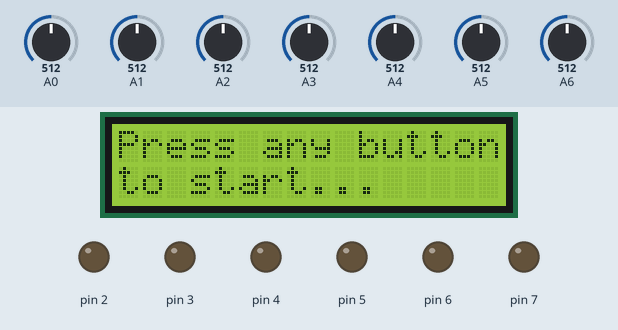
Simulated run of this sketch. Board: Arduino Uno, built with avr-gcc and run on an emulated ATmega328P. On the bench: 16×2 character LCD, output pins drawn as LEDs (lit = HIGH). Dashed ring = blinking. The test bench sets the inputs (shaded band); at power-on: A0 = 512, A1 = 512, A3 = 512, A2 = 512, A4 = 512, A5 = 512, A6 = 512. Random numbers use the default seed unless the sketch sets one.

Above: at 1.8 s.
1.9 s: A0 set to 520
At 2.53 s:
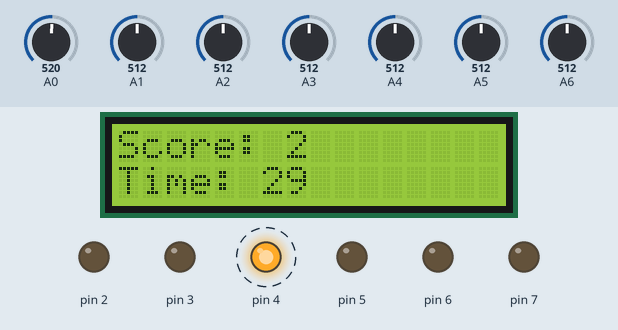
3.9 s: A1 set to 246
At 6.23 s:
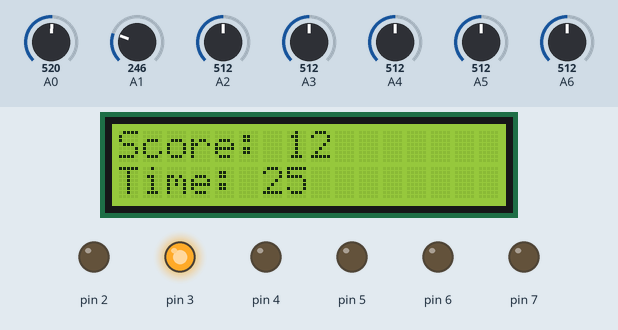
6.4 s: A1 set to 269
At 6.52 s:
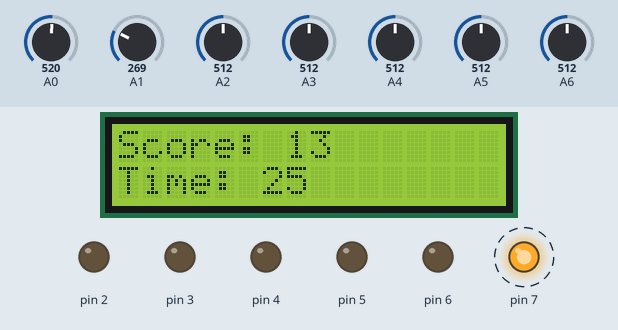
7.9 s: A3 set to 273
10.2 s: A3 set to 239
At 11.8 s:
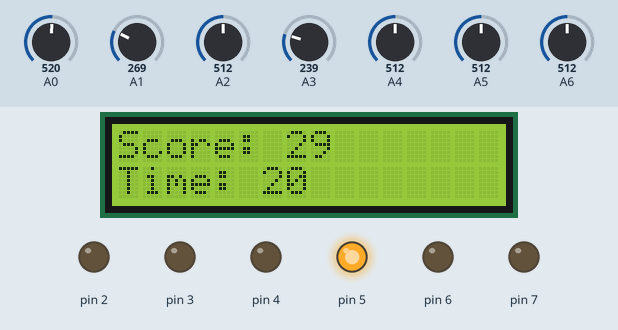
13.2 s: A3 set to 266
At 32.8 s:
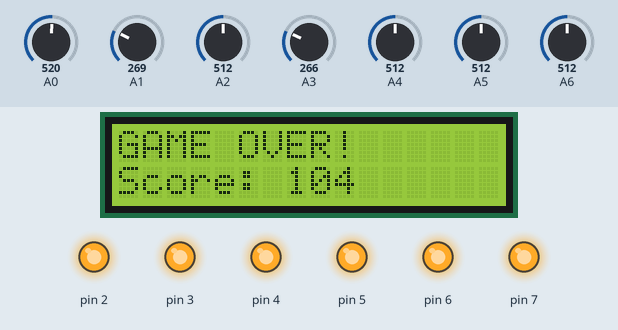
Timing chart, 0 to 34.5 s (numbered marks = the images above; inputs shaded):
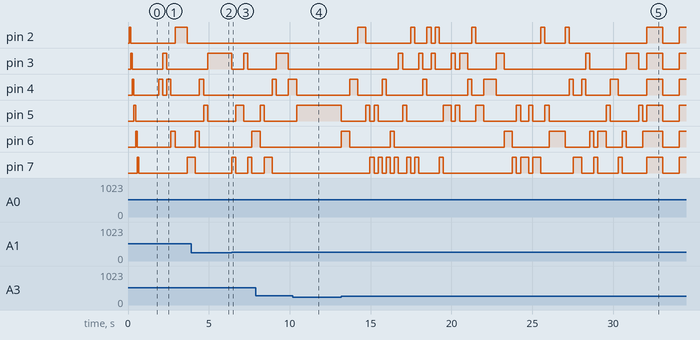

The sketch:

test.ino
```cpp
#include <LiquidCrystal.h>

#define TIME 30 // How much time the user gets.

volatile int current;
volatile int score = 0;
volatile int timer = 0;
volatile bool gameStarted = false;
volatile bool doFlash = false;

const int rs = 8, en = 9, d4 = 10, d5 = 11, d6 = 12, d7 = 13;

volatile LiquidCrystal lcd(rs, en, d4, d5, d6, d7);

void resetLEDs()
{
  for (int i = 2; i < 8; i++)
  {
    digitalWrite(i, false);
  }
}

void initPins()
{
  // Set pinMode and do ledcheck
  for (int i = 2; i < 8; i++)
  {
    pinMode(i, OUTPUT);
    digitalWrite(i, true);
    delay(100);
    digitalWrite(i, false);
  }
}

void setup() {
  // put your setup code here, to run once:
  lcd.begin(16, 2);
  lcd.print("Starting program");
  noInterrupts();
  TCCR1A = 0;
  TCCR1B = 0;
  TCNT1  = 0;

  OCR1A = 62500;            // compare match register 16MHz/256/1Hz
  TCCR1B |= (1 << WGM12);   // CTC mode
  TCCR1B |= (1 << CS12);    // 256 prescaler
  TIMSK1 |= (1 << OCIE1A);  // enable timer compare interrupt

  randomSeed(analogRead(0));
  current = random(6);

  interrupts();
  initPins();
  lcd.clear();
  lcd.setCursor(0, 0);
  lcd.print("Press any button");
  lcd.setCursor(0, 1);
  lcd.print("to start...");
}
void loop() {
  // put your main code here, to run repeatedly:
  if (doFlash == true)
  {
    for (int x = 0; x < 5; x++)
    {
      for (int i = 0; i < 7; i++)
      {
        digitalWrite(i + 2, HIGH);
      }
      delay(1000);
      for (int i = 0; i < 7; i++)
      {
        digitalWrite(i + 2, LOW);
      }
      delay(1000);
    }
    lcd.clear();
    lcd.setCursor(0, 0);
    lcd.print("Press any button");
    lcd.setCursor(0, 1);
    lcd.print("to start...");
    doFlash = false;
  }
  else {
    if (analogRead(current) > 256 && gameStarted == true)
    {
      digitalWrite(current + 2, false);
      current = random(6);
      digitalWrite(current + 2, true);
      score++;
      lcd.setCursor(0, 0);
      lcd.print("Score: ");
      lcd.print(score);
      delay(250);
    }
    else if (gameStarted == false)
    {
      resetLEDs();
      for (int i = 0; i < 7; i++)
      {
        if (analogRead(i) > 512)
        {
          lcd.clear();
          lcd.setCursor(0, 0);
          lcd.print("Score: ");
          lcd.print(score);
          gameStarted = true;
          digitalWrite(current + 2, true);
          delay(250);
          break;
        }
      }
    }
  }
}

ISR(TIMER1_COMPA_vect)          // timer compare interrupt service routine
{
  Interrupt();
}

void Interrupt()
{
  if (gameStarted == true)
  {
    timer++;
    lcd.setCursor(0, 1);
    lcd.print("Time:    ");
    lcd.setCursor(6, 1);
    lcd.print(TIME - timer);
    if (timer > TIME)
    {
      lcd.clear();
      lcd.setCursor(0, 0);
      lcd.print("GAME OVER!");
      lcd.setCursor(0, 1);
      lcd.print("Score: ");
      lcd.print(score);
      score = 0;
      timer = 0;
      current = 0;
      resetLEDs();
      gameStarted = false;
      doFlash = true;
    }
  }
}
```

Measured:
- the behaviour switches between 512 and 513 on A0 (found by bisection; images 0 and 1)
- the behaviour switches between 256 and 257 on A1 (found by bisection; images 2 and 3)
- the behaviour switches between 257 and 256 on A3 (found by bisection; images 3 and 4)
- after the input at 1.9 s, pin 2: LOW → HIGH after 1.0 s, → LOW 0.75 s later; pin 3: LOW → HIGH after 0.25 s, → LOW 0.25 s later
- after the input at 6.4 s, pin 3: HIGH → LOW at once, → HIGH 0.75 s later, → LOW 0.25 s later; pin 5: LOW → HIGH after 0.25 s, → LOW 0.50 s later; pin 6: LOW → HIGH after 1.3 s; pin 7: alternates HIGH for 0.25 s and LOW for 0.75 s, starting at once
- what the display in image 4 shows lasts 1.0 s, from 11.1 s to 12.1 s
